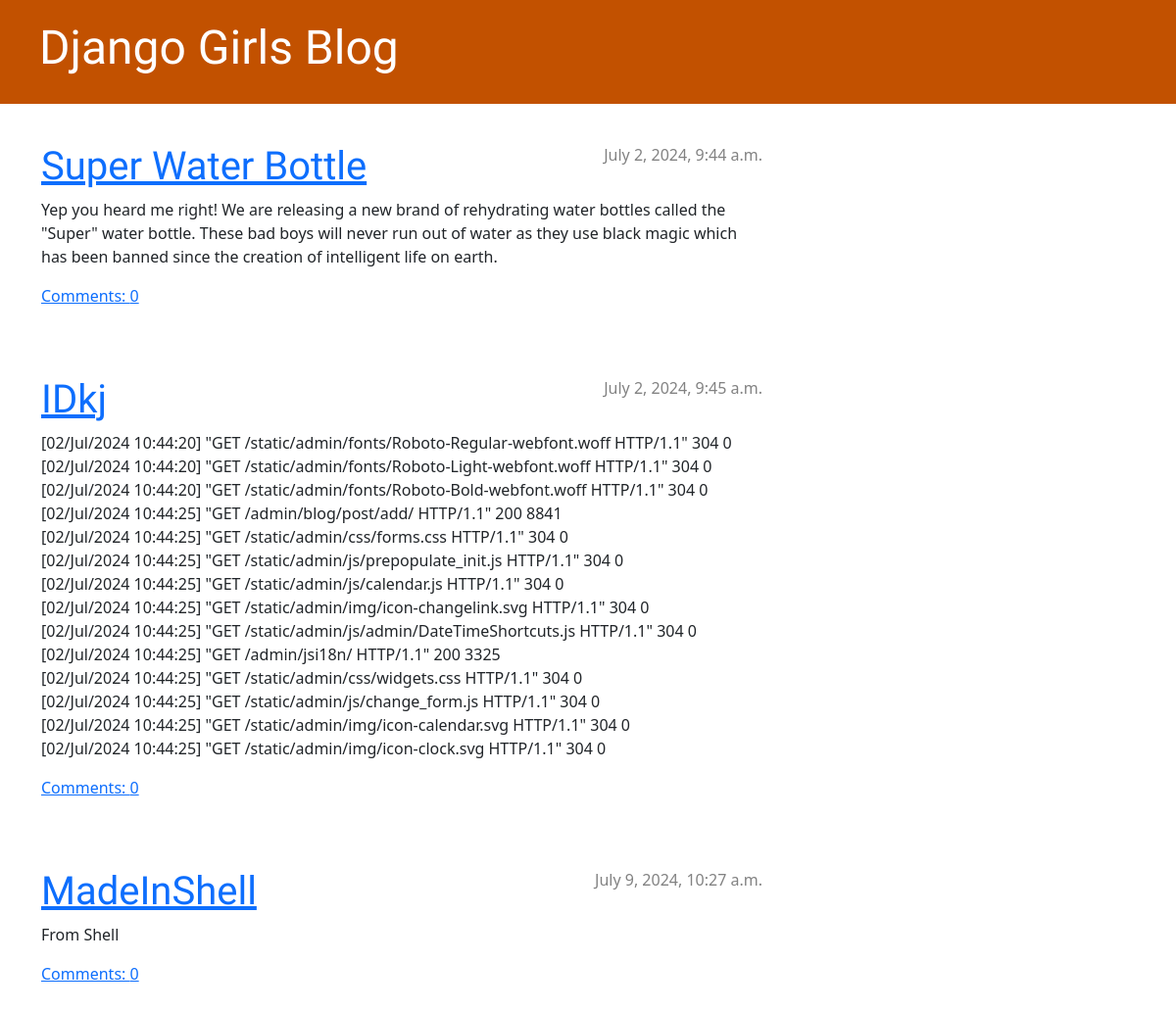
The page / on the database its author committed.
### blog/models.py (models this page shows, shortened)
class Post(models.Model):
    author = models.ForeignKey(settings.AUTH_USER_MODEL, on_delete=models.CASCADE)
    title = models.CharField(max_length=200)
    text = models.TextField()
    created_date = models.DateTimeField(default=timezone.now)
    published_date = models.DateTimeField(blank=True, null=True)
    def approved_comments(self):
        return self.comments.filter(approved_comment=True)

### blog/views.py (the view)
# urls.py: path('', views.post_list, name='post_list'),
def post_list(request):
    posts = Post.objects.filter(published_date__lte=timezone.now()).order_by('published_date')
    return render(request, 'blog/post_list.html', {'posts': posts})

### blog/templates/blog/post_list.html
{% extends 'blog/base.html' %}
{% block content %}
    {% for post in posts %}
        <div class="post">
            <div class="date">
                {{ post.published_date }}
            </div>
            <h1><a href="{% url 'post_detail' pk=post.pk %}">{{ post.title }}</a></h1>
            <p>{{ post.text|linebreaksbr }}</p>
            <a href="{% url 'post_detail' pk=post.pk %}">Comments: {{ post.approved_comments.count }}</a>
        </div>
    {% endfor %}
{% endblock content %}

### blog/static/css/blog.css (style rules this page uses)
h1, h2, h3, h4 { font-family: 'Lobster', cursive; }
.date { color: #828282; }
.post { margin-bottom: 70px; }
.post > .date, .post > .actions { float: right; }

### rows shown on the page
Post: published_date "July 2, 2024, 9:44 a.m.", title "Super Water Bottle", text "Yep you heard me right! We are releasing a new brand of rehydrating water bottles called the \"Super\" water bottle. These bad boys will never run out of water as they use black magic which has been banned since the creation of intelligent life on earth.", approved_comments.count "0"
Post: published_date "July 2, 2024, 9:45 a.m.", title "IDkj", text "[02/Jul/2024 10:44:20] \"GET /static/admin/fonts/Roboto-Regular-webfont.woff HTTP/1.1\" 304 0 [02/Jul/2024 10:44:20] \"GET /static/admin/fonts/Roboto-Light-webfont.woff HTTP/1.1\" 304 0 [02/Jul/2024 10:44:20] \"GET /static/admin/fonts/Roboto-Bold-webfont.woff HTTP/1.1\" 304 0 [02/Jul/2024 10:44:25] \"GET /admin/blog/post/add/ HTTP/1.1\" 200 8841 [02/Jul/2024 10:44:25] \"GET /static/admin/css/forms.css HTTP/1.1\" 304 0 [02/Jul/2024 10:44:25] \"GET /static/admin/js/prepopulate_init.js HTTP/1.1\" 304 0 [02/Jul/2024 10:44:25] \"GET /static/admin/js/calendar.js HTTP/1.1\" 304 0 [02/Jul/2024 10:44:25] \"GET /static/admin/img/icon-changelink.svg HTTP/1.1\" 304 0 [02/Jul/2024 10:44:25] \"GET…", approved_comments.count "0"
Post: published_date "July 9, 2024, 10:27 a.m.", title "MadeInShell", text "From Shell", approved_comments.count "0"
